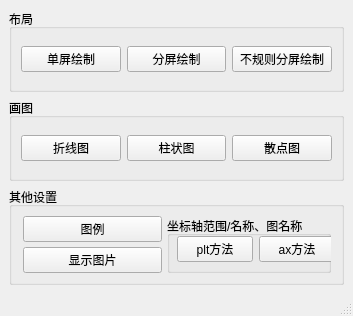
<?xml version="1.0" encoding="UTF-8"?>
<ui version="4.0">
 <class>MainWindow</class>
 <widget class="QMainWindow" name="MainWindow">
  <property name="geometry">
   <rect>
    <x>0</x>
    <y>0</y>
    <width>353</width>
    <height>316</height>
   </rect>
  </property>
  <property name="windowTitle">
   <string>Matplotlib Basical Functions</string>
  </property>
  <widget class="QWidget" name="centralwidget">
   <layout class="QVBoxLayout" name="verticalLayout_2">
    <item>
     <widget class="QGroupBox" name="groupBox">
      <property name="title">
       <string>布局</string>
      </property>
      <layout class="QHBoxLayout" name="horizontalLayout_2">
       <item>
        <widget class="QPushButton" name="Button_PaintLine">
         <property name="text">
          <string>单屏绘制</string>
         </property>
        </widget>
       </item>
       <item>
        <widget class="QPushButton" name="Button_MultiPictures">
         <property name="text">
          <string>分屏绘制</string>
         </property>
        </widget>
       </item>
       <item>
        <widget class="QPushButton" name="Button_IrregulationPictures">
         <property name="text">
          <string>不规则分屏绘制</string>
         </property>
        </widget>
       </item>
      </layout>
     </widget>
    </item>
    <item>
     <widget class="QGroupBox" name="groupBox_2">
      <property name="title">
       <string>画图</string>
      </property>
      <layout class="QHBoxLayout" name="horizontalLayout">
       <item>
        <widget class="QPushButton" name="Button_DrawPlot">
         <property name="text">
          <string>折线图</string>
         </property>
        </widget>
       </item>
       <item>
        <widget class="QPushButton" name="Button_DrawHist">
         <property name="text">
          <string>柱状图</string>
         </property>
        </widget>
       </item>
       <item>
        <widget class="QPushButton" name="Button_DrawScatter">
         <property name="text">
          <string>散点图</string>
         </property>
        </widget>
       </item>
      </layout>
     </widget>
    </item>
    <item>
     <widget class="QGroupBox" name="groupBox_3">
      <property name="title">
       <string>其他设置</string>
      </property>
      <layout class="QHBoxLayout" name="horizontalLayout_4">
       <property name="spacing">
        <number>5</number>
       </property>
       <property name="sizeConstraint">
        <enum>QLayout::SetDefaultConstraint</enum>
       </property>
       <property name="leftMargin">
        <number>11</number>
       </property>
       <property name="rightMargin">
        <number>10</number>
       </property>
       <item>
        <layout class="QVBoxLayout" name="verticalLayout">
         <property name="rightMargin">
          <number>0</number>
         </property>
         <item>
          <widget class="QPushButton" name="Button_Legend">
           <property name="text">
            <string>图例</string>
           </property>
          </widget>
         </item>
         <item>
          <widget class="QPushButton" name="Button_ShowPictures">
           <property name="text">
            <string>显示图片</string>
           </property>
          </widget>
         </item>
        </layout>
       </item>
       <item>
        <widget class="QGroupBox" name="groupBox_4">
         <property name="layoutDirection">
          <enum>Qt::LeftToRight</enum>
         </property>
         <property name="title">
          <string>坐标轴范围/名称、图名称</string>
         </property>
         <widget class="QWidget" name="">
          <property name="geometry">
           <rect>
            <x>10</x>
            <y>20</y>
            <width>158</width>
            <height>26</height>
           </rect>
          </property>
          <layout class="QHBoxLayout" name="horizontalLayout_3">
           <item>
            <widget class="QPushButton" name="Button_plt">
             <property name="text">
              <string>plt方法</string>
             </property>
            </widget>
           </item>
           <item>
            <widget class="QPushButton" name="Button_ax">
             <property name="text">
              <string>ax方法</string>
             </property>
            </widget>
           </item>
          </layout>
         </widget>
        </widget>
       </item>
      </layout>
     </widget>
    </item>
   </layout>
  </widget>
  <widget class="QMenuBar" name="menubar">
   <property name="geometry">
    <rect>
     <x>0</x>
     <y>0</y>
     <width>353</width>
     <height>22</height>
    </rect>
   </property>
  </widget>
  <widget class="QStatusBar" name="statusbar"/>
 </widget>
 <resources/>
 <connections/>
</ui>
